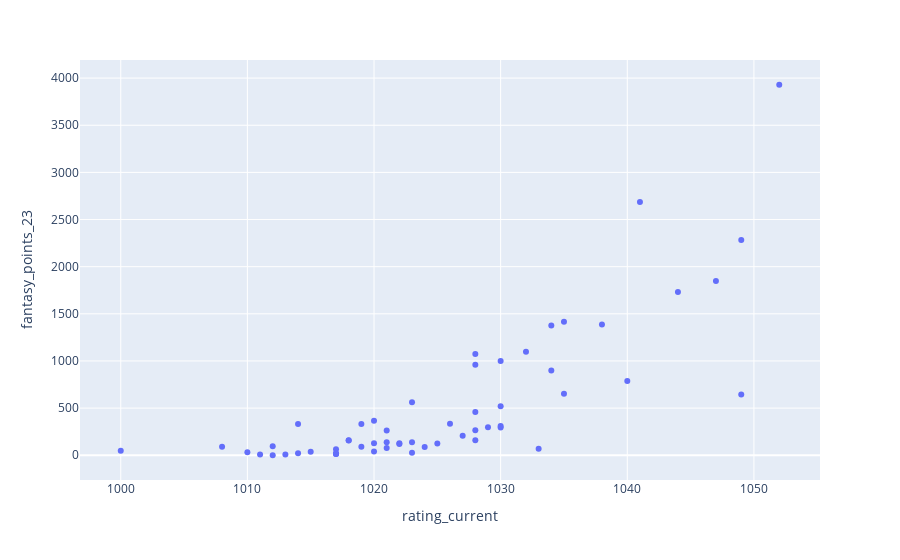

The cell this chart's notebook holds for it:
### Code cell
px.scatter(players_24, x='rating_current', y='fantasy_points_23', hover_name='Player')

### Figure 1 — Plotly figure (JSON) as saved in the notebook; plotly's stock layout.template omitted (floating-point values rounded to 4 significant figures)
{"data": [{"hovertemplate": "<b>%{hovertext}</b><br><br>rating_current=%{x}<br>fantasy_points_23=%{y}<extra></extra>", "hovertext": ["Aaron Gossage", "Adam Hammes", "Aidan Scott", "AJ Carey", "Albert Tamm", "Alden Harris", "Andrew Fish", "Andrew Marwede", "Andrew Presnell", "Anthony Barela", "Austin Hannum", "Austin Turner", "Benjamin Callaway", "Bradley Williams", "Braeden Sides", "Brodie Smith", "Calvin Heimburg", "Carter Ahrens", "Casey White", "Chandler Fry", "Chandler Kramer", "Chris Clemons", "Chris Dickerson", "Clay Edwards", "Cole Redalen", "Colten Montgomery", "Connor OReilly", "Connor Rock", "Corey Ellis", "Drew Gibson", "Eagle McMahon", "Emerson Keith", "Eric Oakley", "Evan Scott", "Evan Smith", "Ezra Aderhold", "Ezra Robinson", "Gannon Buhr", "Garrett Gurthie", "Gavin Babcock", "Gavin Rathbun", "Grady Shue", "Gregg Barsby", "Isaac Robinson", "Jake Hebenheimer", "Jake Monn", "Jake Wolff", "Jakub Semerád", "James Conrad", "James Proctor", "Jeremy Koling", "Jesse Nieminen", "Joel Freeman", "Joona Heinänen", "Joseph Anderson", "Kevin Jones", "Kevin Kiefer", "Kyle Klein", "Lauri Lehtinen", "Linus Carlsson", "Luke Humphries", "Luke Samson", "Luke Taylor", "Mason Ford", "Mason Marchbanks", "Matt Bell", "Matt Orum", "Nate Hecker", "Nate Sexton", "Nathan Queen", "Nikko Locastro", "Niklas Anttila", "Parker Welck", "Paul Krans", "Paul McBeth", "Paul Oman", "Paul Ulibarri", "Randon Latta", "Raven Newsom", "Ricky Wysocki", "Robert Burridge", "Silas Schultz", "Silver Lätt", "Simon Lizotte", "Sullivan Tipton", "Thomas Gilbert", "Tim Barham", "Tristan Tanner", "Tuomas Hyytiäinen", "Ty Love", "Väinö Mäkelä", "Zach Arlinghaus"], "legendgroup": "", "marker": {"color": "#636efa", "symbol": "circle"}, "mode": "markers", "name": "", "orientation": "v", "showlegend": false, "type": "scatter", "x": [1032, 1028, 1018, 1012, 1022, 1034, 1017, 1030, 1030, 1035, null, null, null, null, null, null, 1052, 1010, null, null, 1022, null, null, null, 1038, null, null, null, 1030, 1027, 1049, 1023, 1023, 1021, 1026, 1028, null, null, 1028, 1021, 1020, 1020, null, 1041, null, 1013, null, null, null, 1034, null, null, 1035, 1028, null, null, null, null, 1033, null, null, null, null, 1028, null, null, null, null, 1024, 1017, 1029, 1040, 1020, 1023, 1049, 1019, 1019, 1000, 1015, 1047, 1021, 1014, 1014, 1044, 1025, 1011, 1017, 1008, 1017, 1012, 1030, 1018], "xaxis": "x", "y": [1096.0, 1074.0, 157.5, 0, 119.5, 899, 22, 295.5, 310, 1416, 68, 276, 641.5, 842, 0, 140, 3930.0, 33, 135, 12, 128, 488, 944, 0, 1388, 10, 0, 40, 999, 207, 2282, 562.5, 139, 76.5, 335, 960.5, 943.5, 2104, 265, 262.5, 126, 39, 241, 2686.0, 194, 8, 0, 164, 706, 1376.0, 105, 1.5, 651.5, 160, 97.5, 882, 97, 2148.0, 69, 0, 81, 18, 98, 459.5, 114, 191, 1554.0, 97, 87, 12, 296, 788.5, 367, 27, 645, 90, 332, 48, 36, 1849, 137, 330.5, 21, 1730.0, 124, 9, 12, 90, 63, 96, 520.5, 159], "yaxis": "y"}], "layout": {"legend": {"tracegroupgap": 0}, "margin": {"t": 60}, "xaxis": {"anchor": "y", "domain": [0, 1], "title": {"text": "rating_current"}}, "yaxis": {"anchor": "x", "domain": [0, 1], "title": {"text": "fantasy_points_23"}}}}
